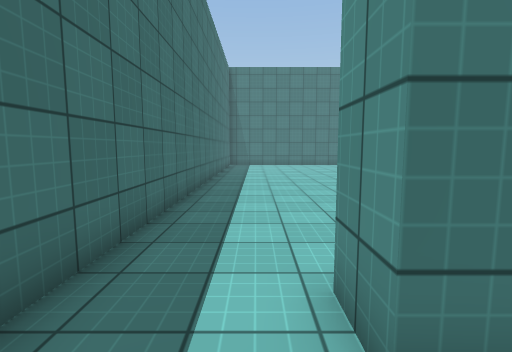
[1] (above)

23 first-person views from a walk through a scene from a Unity 3-D project. The camera is 1.4 m above the floor, tilts 6° down and sees 85° across. The floor is counted in squares, 1 m on a side. Each view is taken from the middle of a square. On the plan, view 1 faces up. The plan holds only what a view shows up to about 14 squares ahead; the rest is blank. The place goes on beyond the plan. The player character is not drawn. Surface patterns are stand-ins for the level's own textures.

[2]
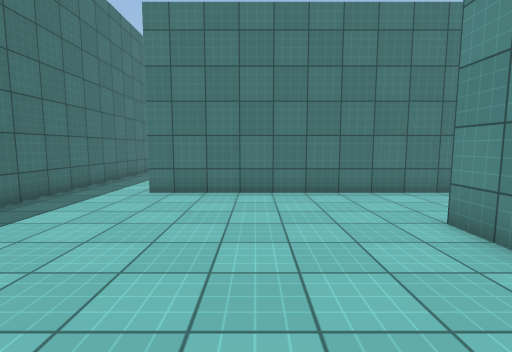

[3]
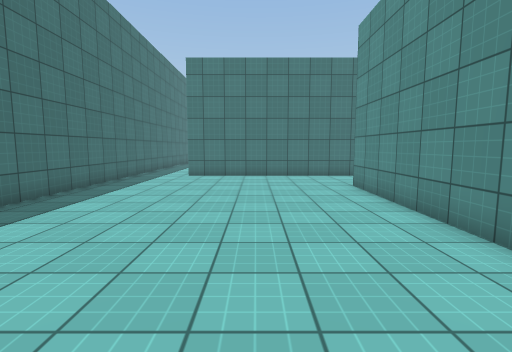

[4]
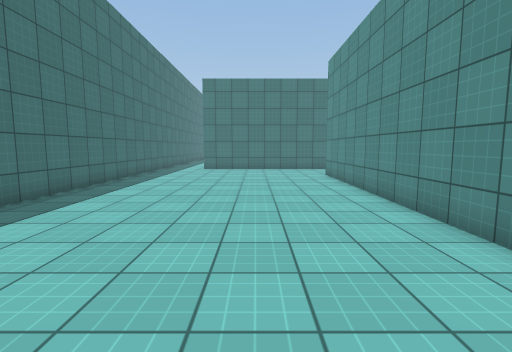

[5]
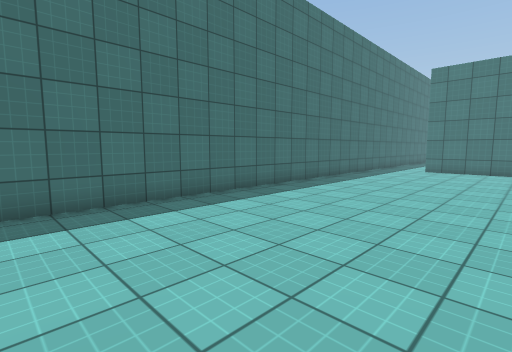

[6]
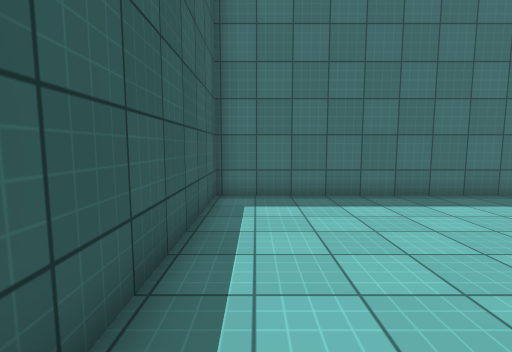

[7]
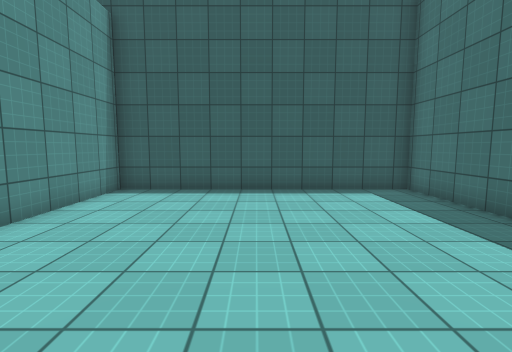

[8]
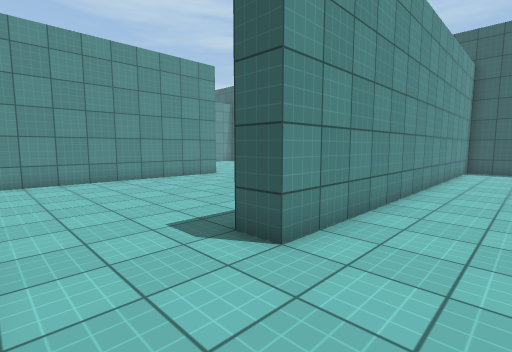

[9]
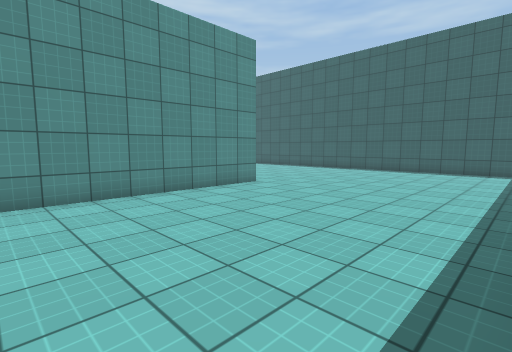

[10]
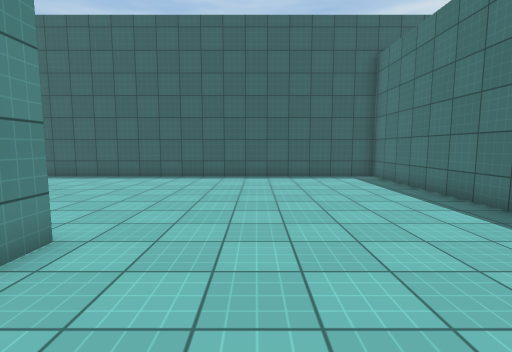

[11]
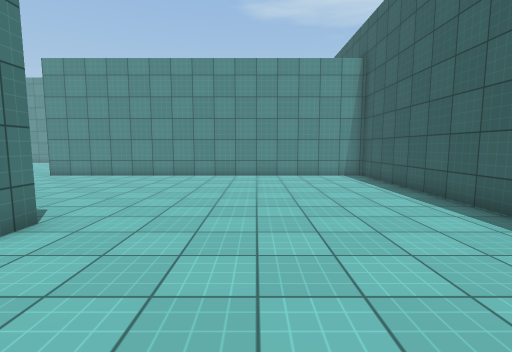

[12]
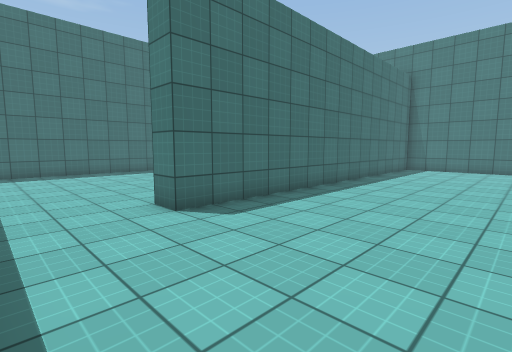

[13]
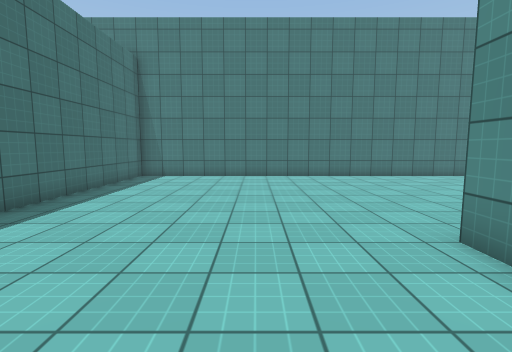

[14]
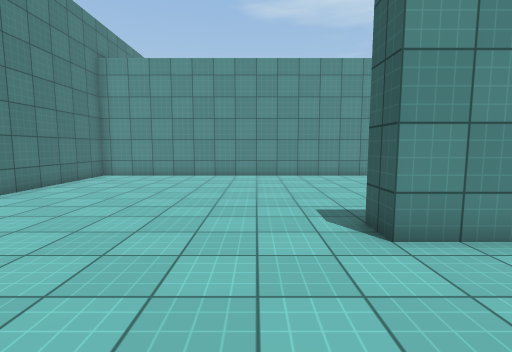

[15]
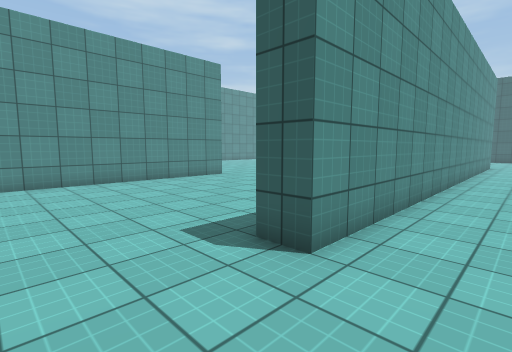

[16]
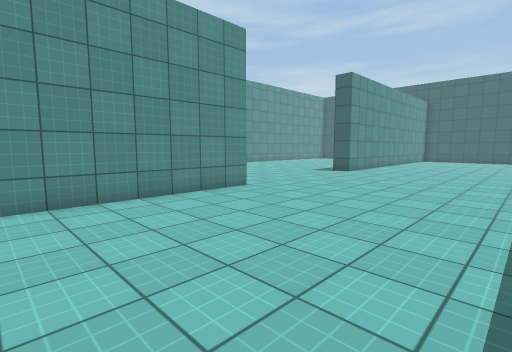

[17]
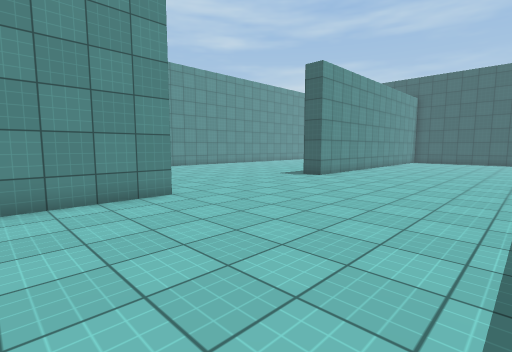

[18]
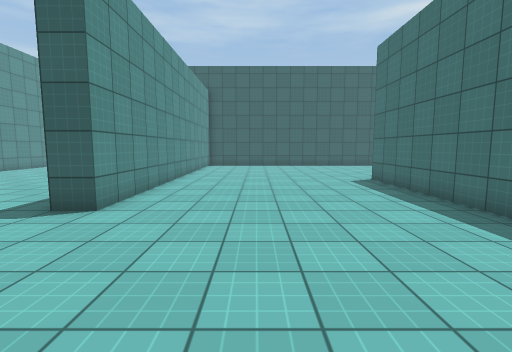

[19]
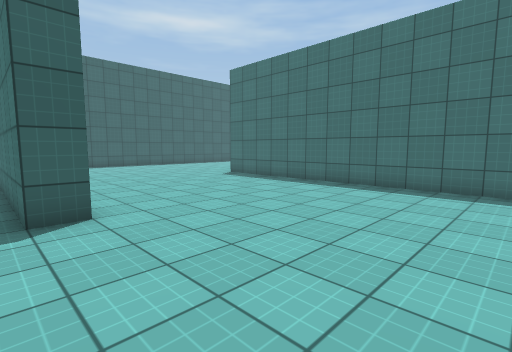

[20]
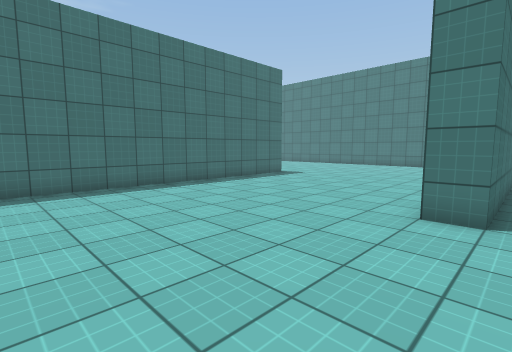

[21]
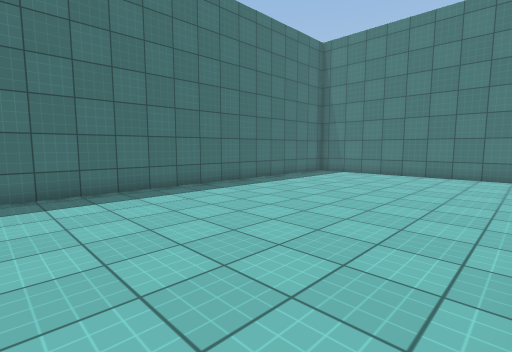

[22]
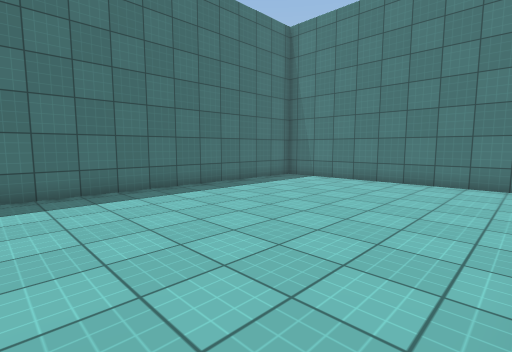

[23]
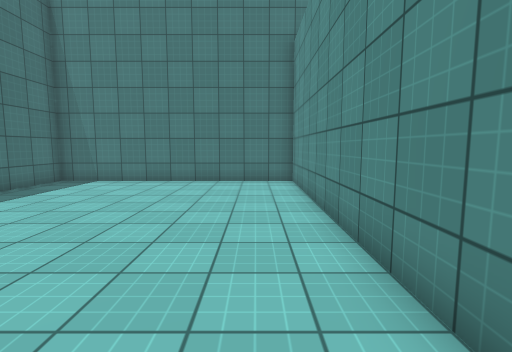

### Floor plan
Points are (right, up) in squares from view 1. A wall is a line through its corners. A room is listed if a view was taken in it or the views show most of it. See-through windows are left out.
Room 1 (views 1, 2, 3, 4, 5, 6, 7, 8)
walls: (6.5, 1.4) (0.8, 1.4); (-2, 1.4) (-2, -17.1) (7.5, -17.1) (7.5, -2)
ways out: opening at (-0.5, 2) to room 2; opening at (7.3, 0) to room 2
Room 2 (views 9, 10, 11, 12, 13, 14, 15, 16, 17, 18, 19, 20, 21, 22, 23)
walls: (10, 1.4) (6.5, 1.4); (18, 10) (18, -8) (17.2, -8); (7.5, -2) (8.5, -2); (7.5, 11.5) (7.5, 21.4) (-2, 21.4) (-2, 1.4); (17, -8) (17, 12) (18, 12); (0.8, 1.4) (0.8, 2.6); (27.5, 11.5) (27.5, 6) (26.5, 6) (26.5, 21.4) (8.5, 21.4) (8.5, 6) (7.5, 6); (8.5, -9.9) (8.5, -17.1) (26.5, -17.1) (26.5, -2) (27.5, -2) (27.5, -8.2)
ways out: opening at (-0.5, 2) to room 1; opening at (7.3, 0) to room 1

Positions as (right, up) in squares from view 1, and headings:
1: (0, 0), facing up
2: (4, -7), facing up
3: (4, -12), facing up
4: (4, -16), facing up
5: (5, -16), facing up-left
6: (6, -16), facing left
7: (3, -8), facing down
8: (5, 1), facing down-right
9: (9, 0), facing down-right
10: (14, -4), facing down
11: (13, -12), facing right
12: (14, 3), facing up-left
13: (14, 8), facing up
14: (13, 14), facing right
15: (15, 15), facing down-right
16: (19, 13), facing down-right
17: (19, 10), facing down-right
18: (23, 4), facing down
19: (28, 4), facing down-left
20: (28, 0), facing up-left
21: (7, 7), facing up-left
22: (7, 10), facing up-left
23: (6, 10), facing up
